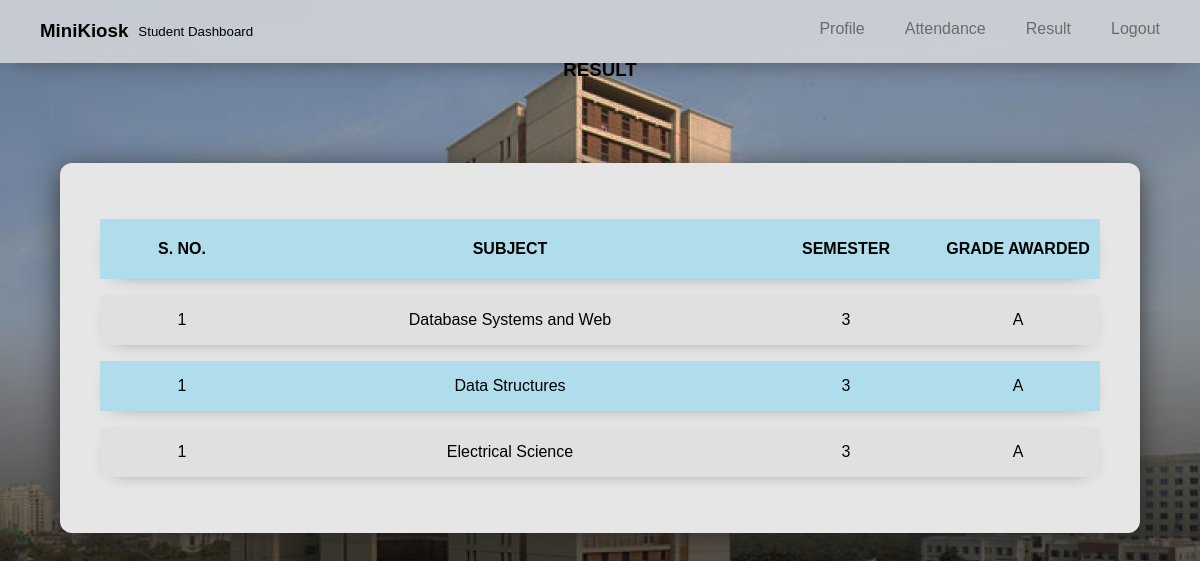
The app's page /student/results.php (signed in) with its own data.
### tables this page shows
CREATE TABLE `result` (
  `s_id` int(11) DEFAULT NULL,
  `subject` varchar(255) DEFAULT NULL,
  `semester` int(11) DEFAULT NULL,
  `grade` varchar(2) DEFAULT NULL
);

### student/results.php (the view, shortened to what this page needs)
<?php
$id = $_SESSION["id"];
$result_res = mysqli_query($conn, "select subject,semester,grade from result where s_id=$id");
$results = array();
while ($temp = mysqli_fetch_assoc($result_res)) {
    array_push($results, $temp);
}
?>
<!DOCTYPE html>
<html>
<head>
    <link rel="stylesheet" href="static/student.css">
</head>
<body>
    <?php include "../partials/navbarStudent.php"  ?>
    <div class="heading">
        <h3>RESULT</h3>
    </div>
    <div id="container">
        <table style="width:100%">
            <tr style="height:60px">
                <th style="width:10%" ;>S. NO.</th>
                <th>SUBJECT</th>
                <th style="width:18%">SEMESTER</th>
                <th style="width:15%">GRADE AWARDED</th>
            </tr>
            <?php
            $ct = 1;
            foreach ($results as $result) {
                echo '<tr style="height:50px" ;bgcolor="lightblue">';
                echo "<td>$ct</td>";
                foreach($result as $key => $val)
                {
                    echo "<td>$val</td>";
                }
                echo '</tr>';
            }
            ?>
        </table>
    </div>
</body>
</html>

### student/static/student.css (style rules this page uses)
* { margin: 0; padding: 0; font-family: sans-serif; }
body { background-image: url("../assets/jaypee.jpg"); background-size: 100%; background-attachment: fixed; }
table { border-collapse: separate; border-spacing: 0 1rem; }
th, td, tr { min-width: 150px; padding: 8px 7px; text-align: center; }
tr { box-shadow: 0px 5px 20px -15px rgb(37, 37, 37); }
tr:nth-child(odd) { background-color: rgba(144, 216, 238, 0.637); }
tr:nth-child(even) { background-color: rgba(223, 223, 223, 0.808); }
td { margin: 10px; }

### student/results.php (style rules this page uses)
#container { margin-left: auto; margin-right: auto; margin-top: 100px; padding: 40px; background: #e6e6e6; max-width: 1000px; box-shadow: 0px 5px 30px -3px rgb(37, 37, 37); border-radius: 12px; }
.heading { position: absolute; left: 50%; top: 50%; transform: translate(-50%, -1550%); }
table { border-collapse: separate; border-spacing: 0 1rem; }
th, td { text-align: center; }
tr:nth-child(odd) { background-color: rgba(144, 216, 238, 0.637); }
tr:nth-child(even) { background-color: rgba(223, 223, 223, 0.808); }
tr { box-shadow: 0px 5px 20px -15px rgba(37, 37, 37); }

### records on screen
result: subject "Database Systems and Web", semester "3", grade "A"
result: subject "Data Structures", semester "3", grade "A"
result: subject "Electrical Science", semester "3", grade "A"
